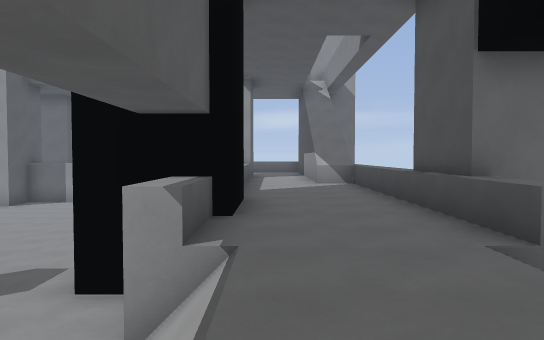
view 1 (above)

20 first-person views from a walk through a level from a Godot 3-D game. The camera is 1.5 m above the floor, tilts 2° down and sees 70° across. The floor is counted in squares, 2 m on a side. Each view is taken from the middle of a square. On the plan, view 1 faces up. The plan holds only what a view shows up to about 12 squares ahead; the rest is blank. The place goes on beyond the plan. Surface patterns are stand-ins for the level's own textures.

view 2
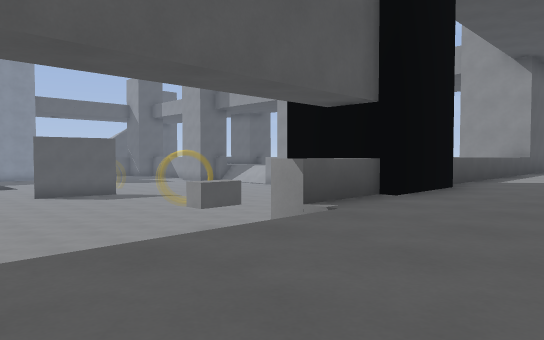

view 3
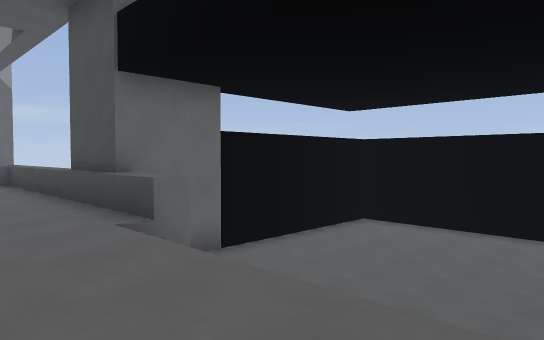

view 4
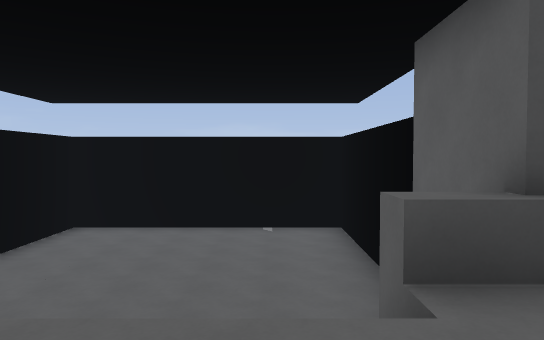

view 5
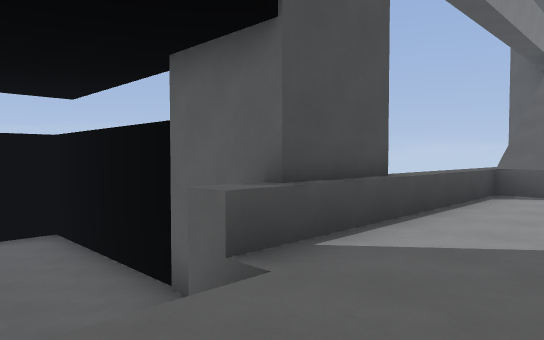

view 6
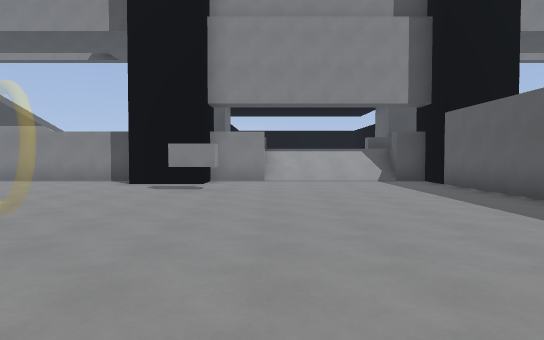

view 7
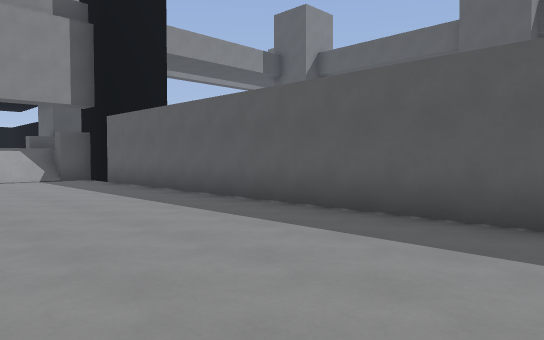

view 8
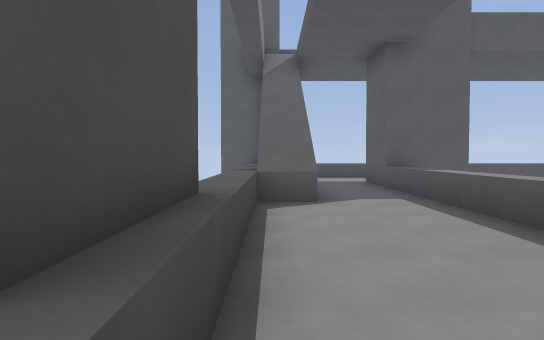

view 9
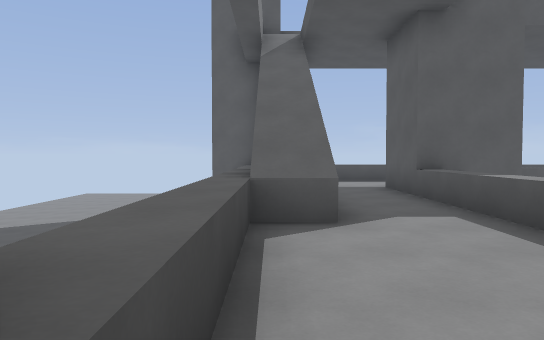

view 10
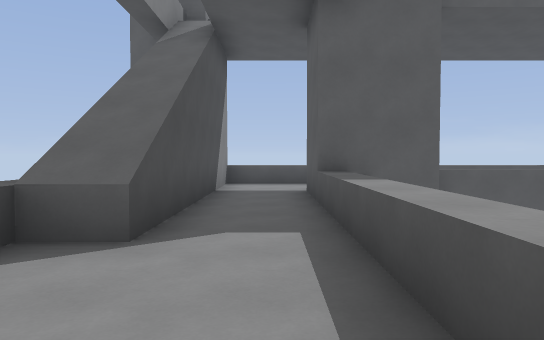

view 11
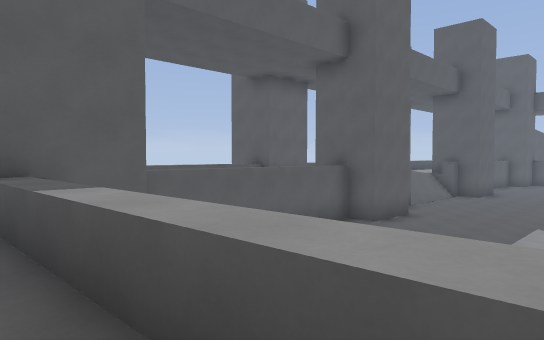

view 12
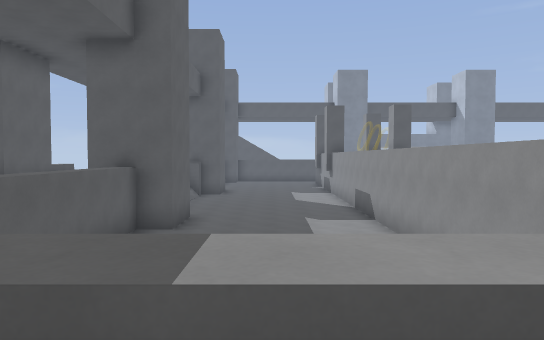

view 13
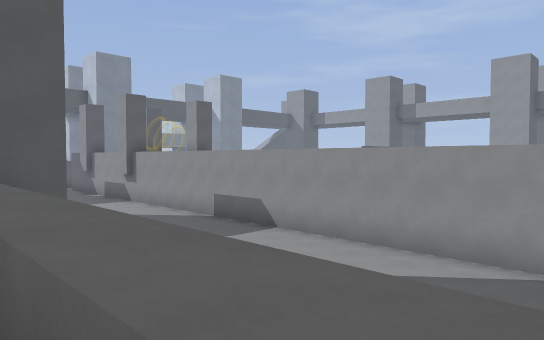

view 14
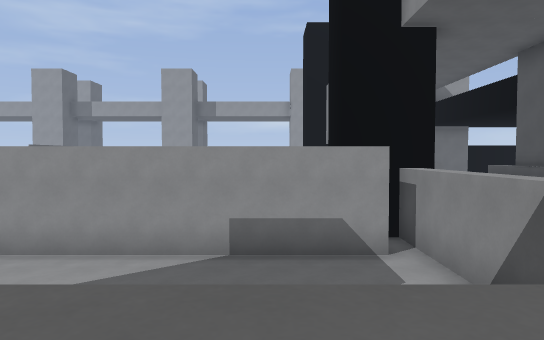

view 15
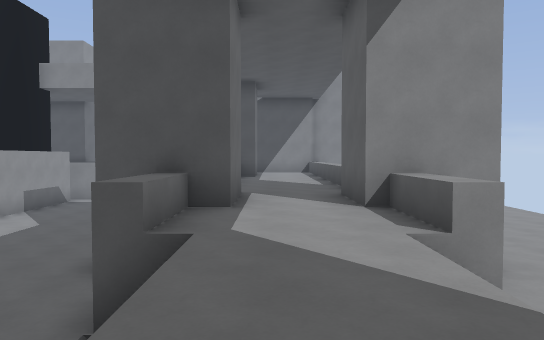

view 16
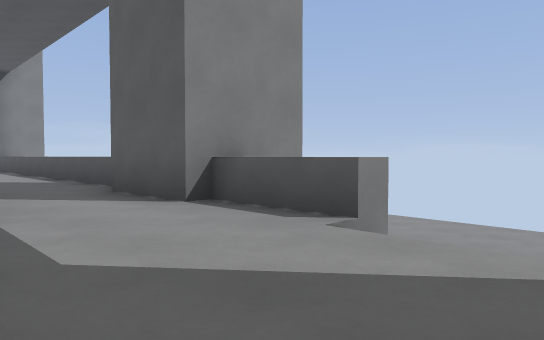

view 17
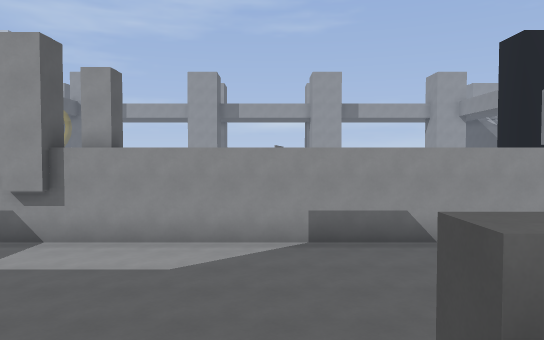

view 18
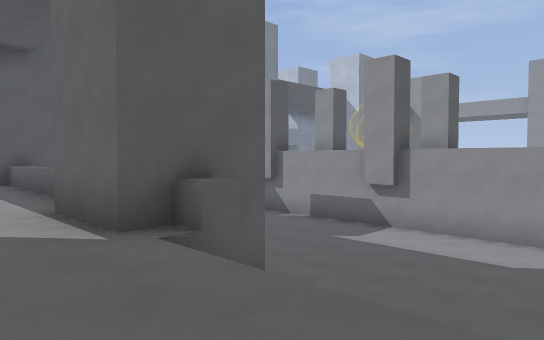

view 19
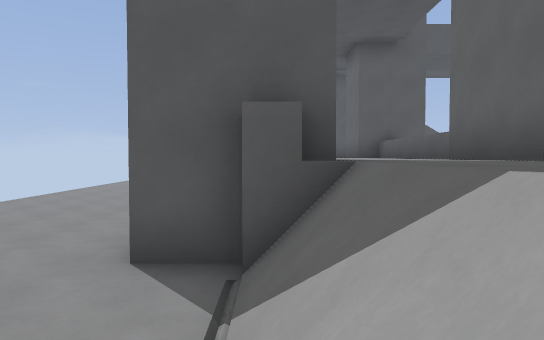

view 20
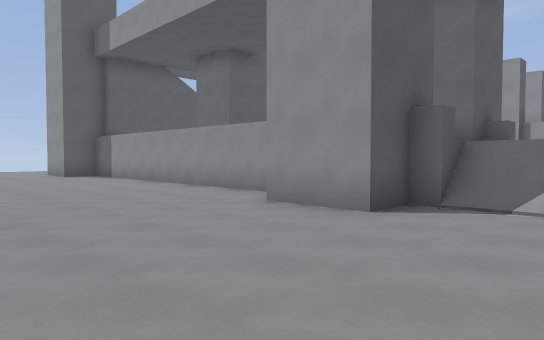

### Floor plan
Key: @ floor where view 1 was taken; # wall or solid block; . main floor; : floor 2 m higher than the main floor; + floor 3.75 m higher than the main floor; / step, stairs or slope; = window, fence, low wall or low ledge; ^ raised ledge.
Columns run from 28 left of view 1 to 10 right of it. Each row starts with its distance up from view 1.
 14                            #
 13                            =
 12                     ...    =::#
 11                     ...   .=::#
 10                      ... ..^:::
  9                       .....=:::
  8                      ......=:::
  7                      ......#:::
  6                     ......##:::#
  5                  .......#.##:::########
  4                  ..........=:::.......#
  3               ............./::/ ......#
  2                ............/::/ ......#
  1               ............./::/ ......#
  0               ............./@:/ ......#
 -1                ............#:::.......#
 -2          ##    ++++++++++ ##:::########
 -3                           ##:::#
 -4                           #=:::.
 -5       #####################=:::.
 -6       .....................=:::.
 -7        ....................=:::.
 -8         ...............    =::#.
 -9          ............      =::#
-10          ..... .....       =::#
-11   #       #    ..##......  #::#    ..
-12   #::::::##////::##::::::  #::#    ..
-13      :::::::::::::::::::   :::#    ...
-14           :::::::::::::::: :::#    ....
-15   ======  #////==##===========#    ....
-16  ........##..  ..
-17 .............   ...
-18 ..............    ...
-19 .................. ...
-20   ........... ....   ...
-21   .....   .. . ...    ..

Where each view was taken, in squares from view 1:
view 1: 0 up, 0 right, facing up
view 2: 0 up, 2 right, facing up-left
view 3: 1 down, 0 right, facing up-right
view 4: 0 up, 0 right, facing right
view 5: 1 up, 0 right, facing down-right
view 6: 3 up, 13 left, facing right
view 7: 3 up, 14 left, facing down-right
view 8: 1 down, 2 right, facing down
view 9: 3 down, 2 right, facing down
view 10: 4 down, 0 right, facing down
view 11: 5 down, 0 right, facing down-left
view 12: 8 down, 0 right, facing left
view 13: 12 down, 4 left, facing up-left
view 14: 12 down, 4 left, facing up
view 15: 13 down, 17 left, facing right
view 16: 12 down, 15 left, facing down-right
view 17: 13 down, 14 left, facing up
view 18: 14 down, 14 left, facing up-left
view 19: 15 down, 14 left, facing left
view 20: 21 down, 15 left, facing up-left
